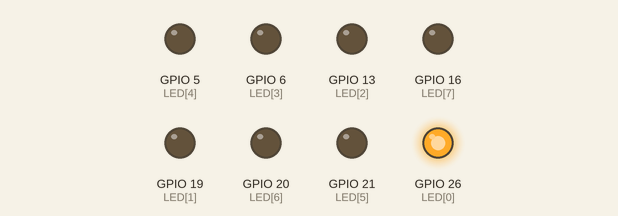
Simulated run of this program. Board: Raspberry Pi (BCM pin numbers). Shown: output pins drawn as LEDs (lit = HIGH).

Above: at 0.2 s.
At 1.2 s:
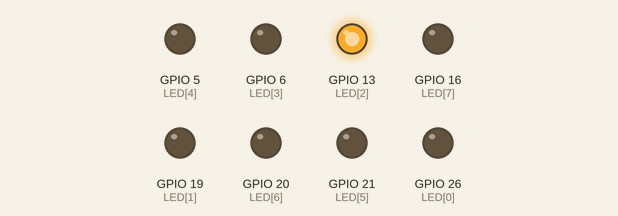
At 1.7 s:
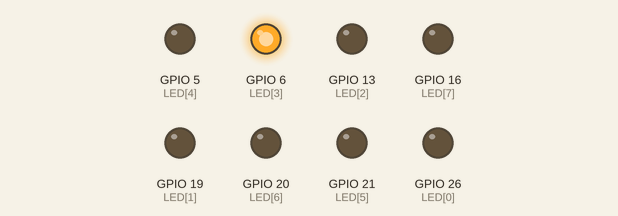
At 2.2 s:
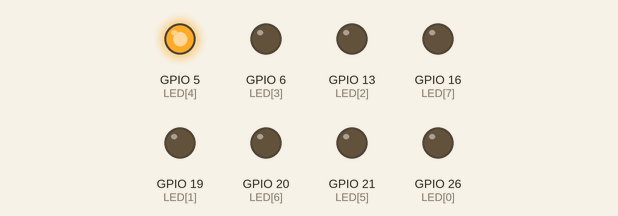
At 3.2 s:
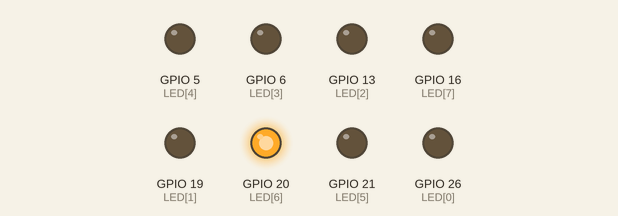
At 4.7 s:
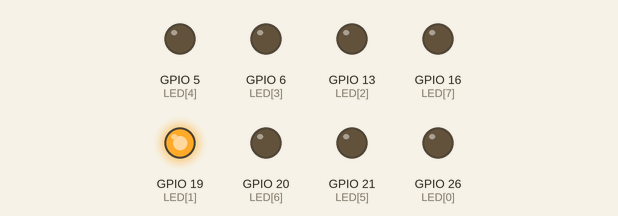
Timing chart, 0 to 5.2 s (numbered marks = the images above):
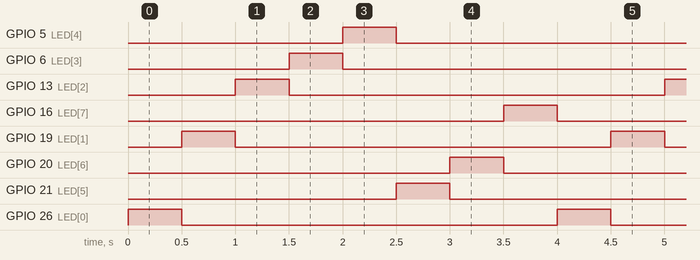

Measured:
- by itself, GPIO 5 (LED[4]), GPIO 6 (LED[3]), GPIO 13 (LED[2]), GPIO 16 (LED[7]), GPIO 19 (LED[1]), GPIO 20 (LED[6]), GPIO 21 (LED[5]), GPIO 26 (LED[0]): alternates HIGH for 0.50 s and LOW for 3.5 s
- by itself, everything shown: repeats every 4.0 s, in 8 steps

The program:

LED_Runing_II.py
```python
#!/usr/bin/python3
# by krittinunt@gmail.com

from time import sleep
import RPi.GPIO as GPIO
GPIO.setmode(GPIO.BCM)

LED = [26, 19, 13, 6, 5, 21, 20, 16]

for i in range(8):
	GPIO.setup(LED[i], GPIO.OUT)

GPIO.setwarnings(False)

try:
	n = 0
	while True:
		if n >= 8:
			n = 0
		for i in range(8):
			if i == n:
				GPIO.output(LED[i], True)
			else:
				GPIO.output(LED[i], False)
		sleep(0.5)
		n += 1

finally:
	GPIO.cleanup()
```
